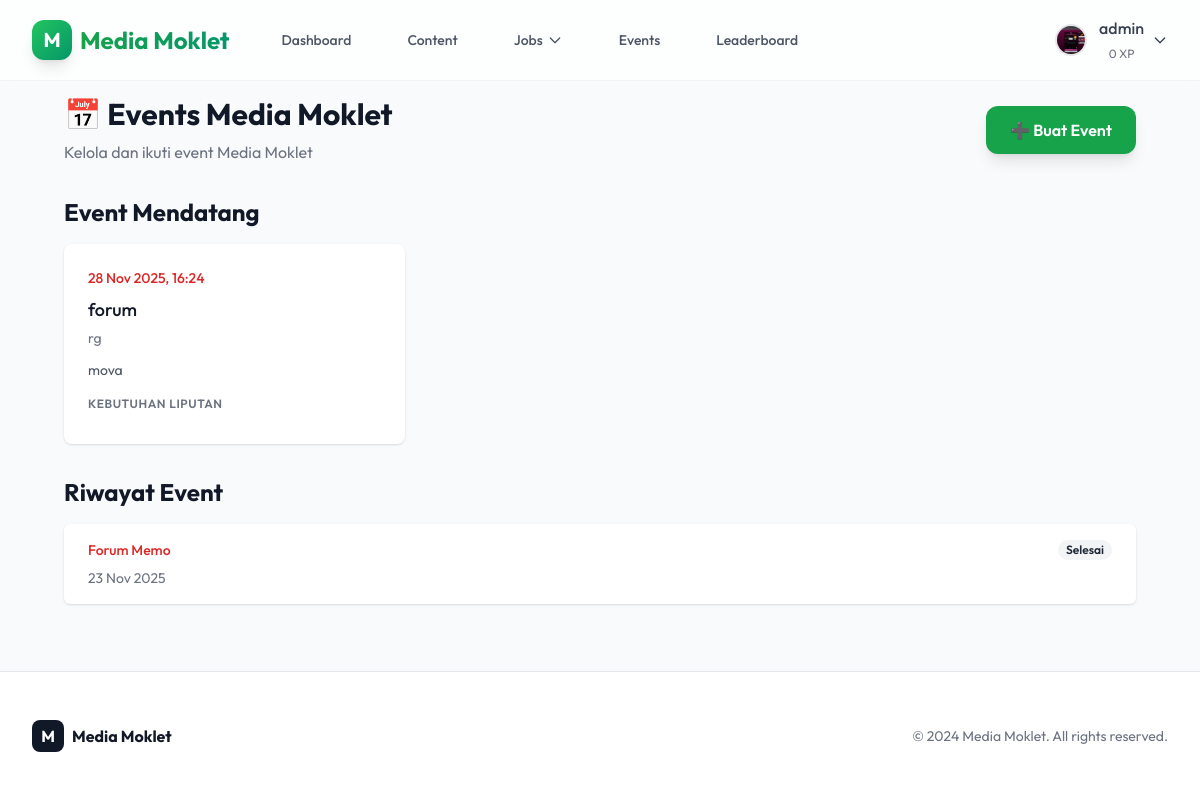
Before: /events/ (signed in) with the older database file.
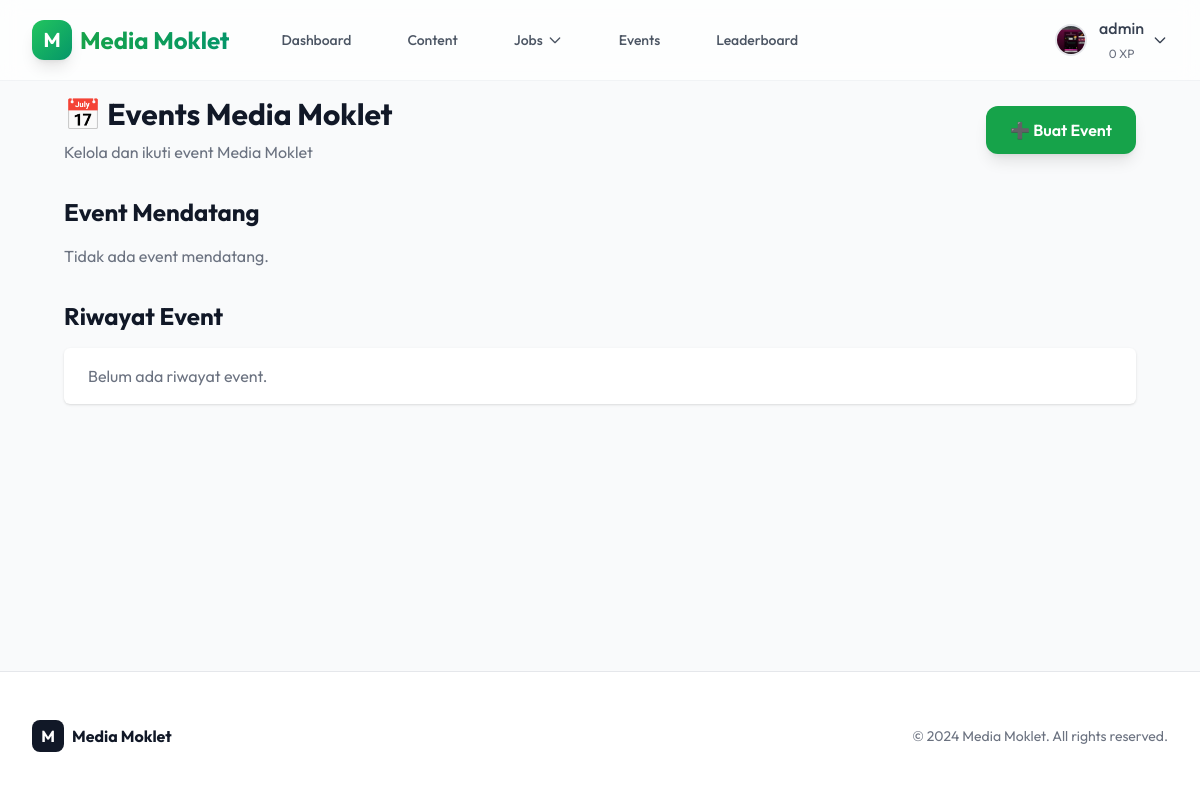
After: the same page with the newer database file.
### events/models.py (models this page shows, shortened)
class Event(models.Model):
    title = models.CharField(max_length=200, verbose_name="Nama Event")
    date = models.DateTimeField(verbose_name="Tanggal & Waktu")
    description = models.TextField(verbose_name="Deskripsi Singkat")
    location = models.CharField(max_length=200, verbose_name="Lokasi")
    needs_photo = models.BooleanField(default=False, verbose_name="Butuh Foto")
    needs_video = models.BooleanField(default=False, verbose_name="Butuh Video")
    needs_article = models.BooleanField(default=False, verbose_name="Butuh Artikel")
    coordinator = models.ForeignKey(settings.AUTH_USER_MODEL, on_delete=models.SET_NULL, null=True, related_name='coordinated_events', verbose_name="Koordinator (PIC)")
    documentation_link = models.URLField(blank=True, verbose_name="Link Dokumentasi")
    created_at = models.DateTimeField(auto_now_add=True)

### events/views.py (the view)
# urls.py: path('', views.event_list, name='event_list'),
def event_list(request):
    upcoming_events = Event.objects.filter(date__gte=timezone.now()).order_by('date')
    past_events = Event.objects.filter(date__lt=timezone.now()).order_by('-date')
    context = {
        'upcoming_events': upcoming_events,
        'past_events': past_events,
    }
    return render(request, 'events/event_list.html', context)

### users/models.py (called while the page is built)
    def has_role(self, *roles):
        return self.role in roles or self.is_staff

    def can_create_event(self):
        return self.has_role(User.Role.PIC_DIVISI, User.Role.KETUA) or self.is_staff

### events/templates/events/event_list.html (shortened to what this page needs)
{% extends 'core/base.html' %}
{% block content %}
<div class="max-w-7xl mx-auto px-4 sm:px-6 lg:px-8">
    <div class="mb-8 flex justify-between items-center">
        <div>
            <h1 class="text-3xl font-bold text-gray-900 mb-2">📅 Events Media Moklet</h1>
            <p class="text-gray-500">Kelola dan ikuti event Media Moklet</p>
        </div>
        {% if user.can_create_event %}
        <a href="{% url 'create_event' %}"
            class="px-6 py-3 bg-green-600 text-white rounded-xl hover:bg-green-700 font-semibold shadow-lg">
            ➕ Buat Event
        </a>
        {% else %}
        <div class="text-sm text-gray-500 bg-gray-100 px-4 py-2 rounded-lg">
            <span class="font-medium">ℹ️ Info:</span> Hanya PIC Divisi & Ketua yang dapat membuat event
        </div>
        {% endif %}
    </div>
    <div class="mb-8">
        <h2 class="text-2xl font-bold text-gray-900 mb-4">Event Mendatang</h2>
        <div class="grid gap-6 lg:grid-cols-3">
            {% for event in upcoming_events %}
            <div class="bg-white overflow-hidden shadow rounded-lg">
                <div class="px-4 py-5 sm:p-6">
                    <div class="flex items-center justify-between mb-2">
                        <span class="text-sm font-medium text-red-600">{{ event.date|date:"d M Y, H:i" }}</span>
                    </div>
                    <h3 class="text-lg font-medium text-gray-900">{{ event.title }}</h3>
                    <p class="mt-1 text-sm text-gray-500">{{ event.location }}</p>
                    <p class="mt-3 text-sm text-gray-600">{{ event.description|truncatewords:20 }}</p>
                    <div class="mt-4">
                        <h4 class="text-xs font-semibold text-gray-500 uppercase tracking-wider">Kebutuhan Liputan</h4>
                    </div>
                </div>
            </div>
            {% empty %}
            <p class="text-gray-500">Tidak ada event mendatang.</p>
            {% endfor %}
        </div>
    </div>
    <div>
        <h2 class="text-2xl font-bold text-gray-900 mb-4">Riwayat Event</h2>
        <div class="bg-white shadow overflow-hidden sm:rounded-md">
            <ul class="divide-y divide-gray-200">
                {% for event in past_events %}
                <li>
                    <div class="px-4 py-4 sm:px-6">
                        <div class="flex items-center justify-between">
                            <p class="text-sm font-medium text-red-600 truncate">{{ event.title }}</p>
                            <div class="ml-2 flex-shrink-0 flex">
                                <p
                                    class="px-2 inline-flex text-xs leading-5 font-semibold rounded-full bg-gray-100 text-gray-800">
                                    Selesai
                                </p>
                            </div>
                        </div>
                        <div class="mt-2 sm:flex sm:justify-between">
                            <div class="sm:flex">
                                <p class="flex items-center text-sm text-gray-500">
                                    {{ event.date|date:"d M Y" }}
                                </p>
                            </div>
                        </div>
                    </div>
                </li>
                {% empty %}
                <li class="px-4 py-4 sm:px-6 text-gray-500">Belum ada riwayat event.</li>
                {% endfor %}
            </ul>
        </div>
    </div>
</div>
{% endblock %}

Changed rows visible on the page:
removed Event: date "28 Nov 2025, 16:24", title "forum", location "rg", description "mova", shown under "Event Mendatang"
removed Event: title "Forum Memo", date "23 Nov 2025", shown under "Riwayat Event"
Other visible differences:
text now shown: "Tidak ada event mendatang. Belum ada riwayat event."
